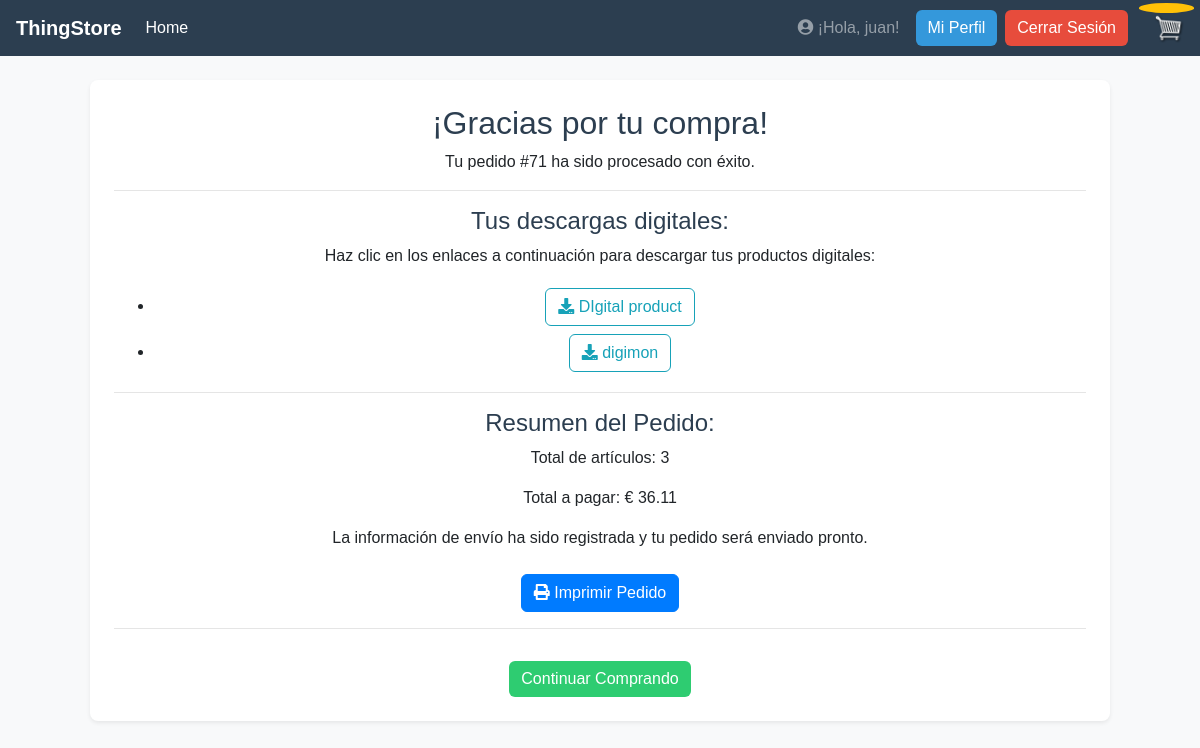
Page /order_complete/71/ (signed in) on the committed database.
### store/models.py (models this page shows, shortened)
class Order(models.Model):
    customer = models.ForeignKey(Customer, null=True, blank=True, on_delete=models.SET_NULL)
    date_ordered = models.DateTimeField(auto_now_add=True, null=True, blank=True)
    complete = models.BooleanField(default=False, verbose_name="PAYMENT COMPLETED")
    transaction_id = models.CharField(max_length=100, null=True)
    is_processed = models.BooleanField(default=False, verbose_name="PEDIDO GESTIONADO")
    guest_access_token = models.UUIDField(null=True, blank=True, unique=True)
    @property
    def shipping(self):
        shipping = False
        orderitems = self.orderitem_set.all()
        for i in orderitems:
            if not i.product.digital:
                shipping = True
                break # Una vez que encontramos uno que requiere envío, podemos parar
        return shipping
    @property
    def get_cart_total(self):
        orderitems = self.orderitem_set.all()
        total = sum([item.get_total for item in orderitems])
        return total
    @property
    def get_cart_items(self):
        orderitems = self.orderitem_set.all()
        total = sum([item.quantity for item in orderitems])
        return total

class OrderItem(models.Model):
    product = models.ForeignKey(Product, on_delete=models.SET_NULL, null=True)
    order = models.ForeignKey(Order, on_delete=models.CASCADE)
    quantity = models.IntegerField(default=0, null=True, blank=True)
    date_added = models.DateTimeField(auto_now_add=True)
    download_token = models.UUIDField(default=uuid.uuid4, editable=False, unique=True, null=True, blank=True)
    @property
    def get_total(self):
        if self.product:
            total = self.product.price * self.quantity
            return total
        return Decimal('0.00')  # Devuelve 0 si no hay producto

class Product(models.Model):
    name = models.CharField(max_length=200)
    price = models.DecimalField(max_digits=10, decimal_places=2)
    digital = models.BooleanField(default=False, null=True, blank=True)
    image = models.ImageField(null=True, blank=True, upload_to='product_images/')
    digital_file = models.FileField(upload_to='digital_products/', null=True, blank=True)
    subcategory = models.ForeignKey(SubCategory, on_delete=models.SET_NULL, null=True, blank=True, related_name='products', verbose_name="Subcategoría")
    @property
    def has_digital_file(self):
        return self.digital and bool(self.digital_file)

### store/views.py (the view, shortened to what this page needs)
# urls.py: path('order_complete/<int:order_id>/', views.order_complete, name='order_complete'),
def order_complete(request, order_id):
    order = get_object_or_404(Order, id=order_id, complete=True)
    guest_token = request.GET.get('guest_token')
    if request.user.is_authenticated:
        customer = request.user.customer
        if order.customer != customer:
            raise Http404("No tienes permiso para ver este pedido.")
    digital_order_items = []
    for item in order.orderitem_set.all():
        if item.product and item.product.has_digital_file:
            digital_order_items.append(item)
    context = {
        'order': order,
        'digital_order_items': digital_order_items,
        'guest_access_token': guest_token
    }
    return render(request, 'store/order_complete.html', context)

### store/templates/store/order_complete.html (shortened to what this page needs)
{% extends 'store/main.html' %}
{% load static %}
{% block content %}
    <div class="row">
        <div class="col-lg-12">
            <div class="box-element p-4 text-center">
                <h2>¡Gracias por tu compra!</h2>
                <p>Tu pedido #{{ order.id }} ha sido procesado con éxito.</p>
                {% if digital_order_items %}
                    <hr>
                    <h4>Tus descargas digitales:</h4>
                    <p>Haz clic en los enlaces a continuación para descargar tus productos digitales:</p>
                    <ul>
                        {% for item in digital_order_items %}
                            <li>
                                {% if not request.user.is_authenticated and guest_access_token %}
                                    <a href="{% url 'download_file' item.download_token %}?guest_token={{ guest_access_token }}" class="btn btn-outline-info my-1">
                                {% else %}
                                    <a href="{% url 'download_file' item.download_token %}" class="btn btn-outline-info my-1">
                                {% endif %}
                                    <i class="fa fa-download"></i> {{ item.product.name }}
                                </a>
                            </li>
                        {% endfor %}
                    </ul>
                {% endif %}
                <hr>
                <h4>Resumen del Pedido:</h4>
                <p>Total de artículos: {{ order.get_cart_items }}</p>
                <p>Total a pagar: € {{ order.get_cart_total|floatformat:2 }}</p>
                {% if order.shipping %}
                    <p>La información de envío ha sido registrada y tu pedido será enviado pronto.</p>
                {% endif %}
                <div class="row mt-4">
                    <div class="col text-center">
                        {% if not request.user.is_authenticated and guest_access_token %}
                            <p><b>¡Importante!, al ser un usuario no registrado, haz click en el botón de IMPRIMIR PEDIDO para obtener un enlace permanente y seguro con el fin de acceder a tu compra cuando lo desees.</b></p>
                            <a href="{% url 'order_print' order.id %}?guest_token={{ guest_access_token }}" target="_blank" class="btn btn-primary">
                        {% else %}
                            <a href="{% url 'order_print' order.id %}" target="_blank" class="btn btn-primary">
                        {% endif %}
                            <i class="fa fa-print"></i> Imprimir Pedido
                        </a>
                    </div>
                </div>
                <hr>
                <a href="{% url 'store' %}" class="btn btn-success mt-3">Continuar Comprando</a>
            </div>
        </div>
    </div>
{% endblock content %}

### store/templates/store/main.html (shortened to what this page needs)
{% load static %}
<!DOCTYPE html>
<html>
<head>
    <link rel="stylesheet" href="https://stackpath.bootstrapcdn.com/bootstrap/4.4.1/css/bootstrap.min.css" xintegrity="sha384-Vkoo8x4CGsO3+Hhxv8T/Q5PaXtkKtu6ug5TOeNV6gBiFeWPGFN9MuhOf23Q9Ifjh">
    <link rel="stylesheet" type="text/css" href="{% static 'css/main.css' %}">
    <link rel="stylesheet" href="https://cdnjs.cloudflare.com/ajax/libs/font-awesome/5.15.4/css/all.min.css" />
</head>
<body>
    <nav class="navbar navbar-expand-lg navbar-dark bg-dark">
      <a class="navbar-brand" href="{% url 'store' %}">ThingStore</a>
      <div class="collapse navbar-collapse" id="navbarSupportedContent">
        <ul class="navbar-nav mr-auto">
          <li class="nav-item {% if not selected_category_obj and not selected_subcategory_obj %}active{% endif %}">
            <a class="nav-link" href="{% url 'store' %}">Home <span class="sr-only">(current)</span></a>
          </li>
        </ul>
          <div class="form-inline my-2 my-lg-0">
             {% if not user.is_authenticated %}
                <a href="{% url 'login' %}" class="btn btn-warning">Login</a>
             {% else %}
                <span class="navbar-text mr-3">
                 <i class="fas fa-user-circle"></i> ¡Hola, {{ user.username }}!
                </span>
                <a href="{% url 'profile' %}" class="btn btn-info mr-2">Mi Perfil</a>
                <form action="{% url 'logout' %}" method="post" style="display: inline;">
                  <button type="submit" class="btn btn-danger mr-3">Cerrar Sesión</button>
                </form>
             {% endif %}
                <a href="{% url 'cart' %}" class="position-relative">
                  <img  id="cart-icon" src="{% static 'images/cart.png' %}">
                  <p id="cart-total" class="position-absolute badge badge-warning rounded-circle" style="top: -10px; right: -10px; padding: .4em .6em; font-size: 75%;">{{cartItems}}</p>
                </a>
          </div>
      </div>
    </nav>
     <div class="container">
            <br>
            {% block content %}
            {% endblock content %}
     </div>
</body>
</html>

### static/css/main.css (style rules this page uses)
body { background-color: #ecf0f1; }
h1, h2, h3, h4, h5, h6 { color: #2c3e50; }
.box-element { box-shadow: 0 2px 6px rgba(0, 0, 0, 0.08); border-radius: 8px; padding: 15px; }
.bg-dark { background-color: #2c3e50 !important; }
#cart-icon { width:25px; display: inline-block; margin-left: 15px; }
#cart-total { background-color: #f1c40f; color: #2c3e50; }
.btn { border-radius: 6px; transition: background-color 0.3s ease; }
.btn-info { background-color: #3498db; color: white; border: none; }
.btn-danger { background-color: #e74c3c; color: white; border: none; }
.btn-success, .btn-add-to-cart { background-color: #2ecc71; color: white; border: none; }
.container { max-width: 100% !important; padding-left: 10px; padding-right: 10px; }

### store/templates/store/main.html (style rules this page uses)
body { font-family: sans-serif; background-color: #f8f9fa; color: #212529; }
.box-element { background-color: #ffffff; padding: 15px; border-radius: 8px; box-shadow: 0 0.125rem 0.25rem rgba(0, 0, 0, 0.075); margin-bottom: 20px; }
.navbar-brand { font-weight: 700; }
#cart-icon { width: 30px; height: 30px; display: inline-block; vertical-align: middle; margin-left: 10px; }
#cart-total { background-color: #ffc107; color: #212529; padding: 5px 10px; border-radius: 50%; font-size: 14px; position: relative; top: -10px; left: -5px; display: inline-block; vertical-align: middle; line-height: 1; font-weight: bold; }
.container { max-width: 90% !important; padding-left: 30px; padding-right: 30px; }

### rows in the picture
Order: id "71", get_cart_items "3", get_cart_total "36.11"
OrderItem: product.name "DIgital product"
OrderItem: product.name "digimon"

### other values in the picture
{{ user.username }} "juan"
